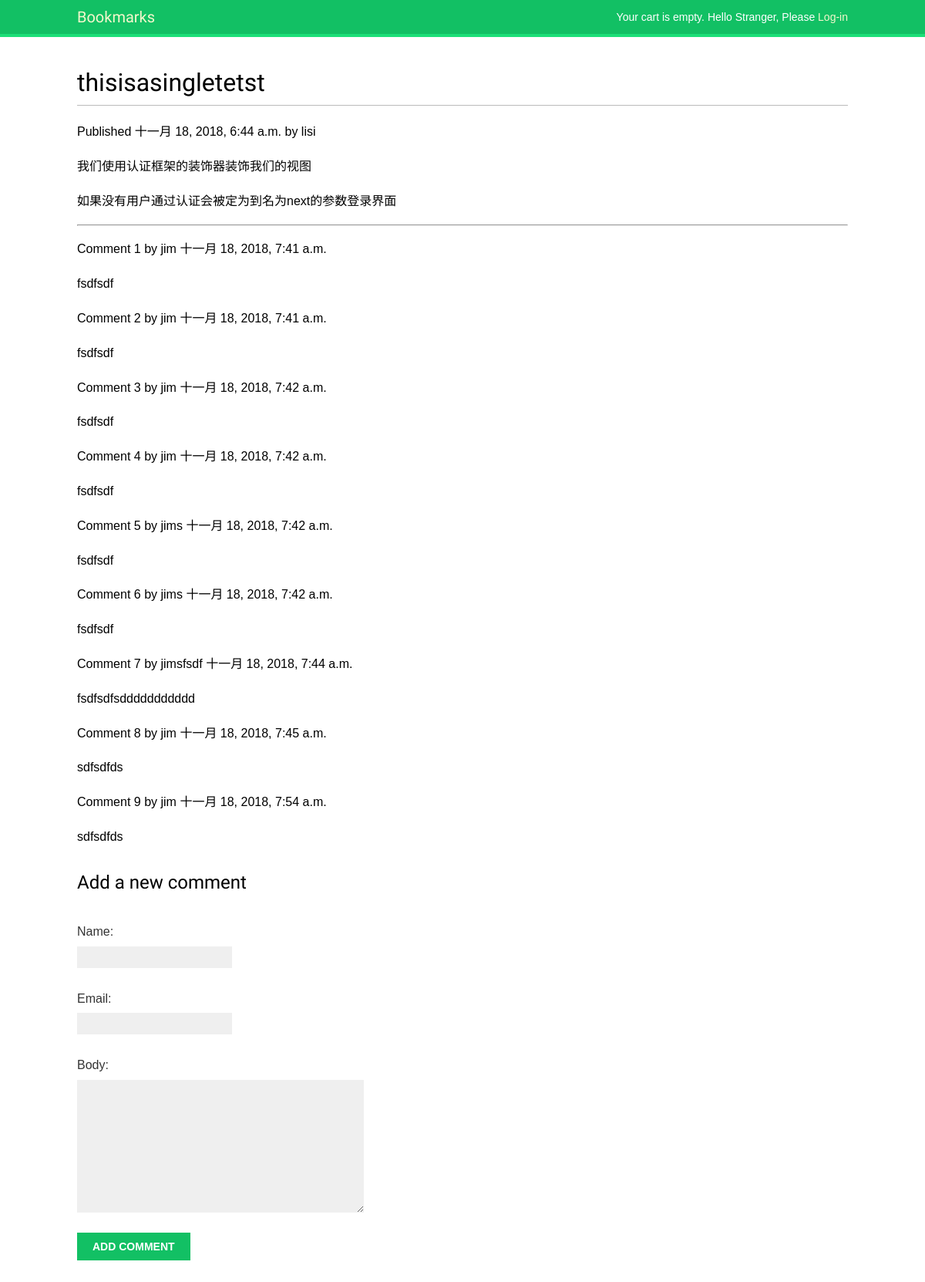
The app's page /blog/2018/11/18/thisisasingletetst/ with its own data.
### blog/models.py (models this page shows, shortened)
class Post(models.Model):
    STATUS_CHOICES = (
        ('draft', 'Draft'),
        ('published', 'Published'),
    )
    title = models.CharField(max_length=256)
    slug = models.SlugField(max_length=256, unique_for_date='publish')
    author = models.ForeignKey(User, related_name='blog_posts', on_delete=models.DO_NOTHING)
    body = models.TextField()
    publish = models.DateTimeField(default=timezone.now)
    created = models.DateTimeField(auto_now_add=True)
    updated = models.DateTimeField(auto_now=True)
    status = models.CharField(max_length=10, choices=STATUS_CHOICES,
                              default='draft')
    objects = models.Manager()
    published = PublishedManager()
    class Meta:
        ordering = ('-publish',)

class Comment(models.Model):
    post = models.ForeignKey(Post, related_name='comments', on_delete=models.CASCADE)
    name = models.CharField(max_length=80)
    email = models.EmailField()
    body = models.TextField(max_length=256)
    created = models.DateTimeField(auto_now_add=True)
    updated = models.DateTimeField(auto_now=True)
    active = models.BooleanField(default=True)
    class Meta:
        ordering = ('created',)

### blog/views.py (the view)
def post_detail(request, year, month, day, post):
    post = get_object_or_404(Post, slug=post,
                             status='published',
                             publish__year=year,
                             publish__month=month,
                             publish__day=day)
    comments = post.comments.filter(active=True)
    if request.method == "POST":
        comment_form = CommentForm(data=request.POST)
        if comment_form.is_valid():
            new_comment = comment_form.save(commit=False)
            new_comment.post = post
            new_comment.save()
            print("send new comment")
    else:
        comment_form = CommentForm()
    return render(request, 'blog/post/detail.html', {
        'post': post,
        'comments': comments,
        'comment_form': comment_form, })

### blog/forms.py
class CommentForm(forms.ModelForm):
    class Meta:
        model = Comment
        fields = ('name', 'email', 'body')

### cart/cart.py (called while the page is built)
    def __len__(self):
        return sum(item['quantity'] for item in self.cart.values())

### cart/context_processors.py (called while the page is built)
def cart(request):
    return {'cart': Cart(request)}

### blog/templates/blog/post/detail.html (shortened to what this page needs)
{% extends "base.html" %}
{% block content %}
    <h1>{{ post.title }}</h1>
    <p class="date">Published {{ post.publish }} by {{ post.author }}</p>
    {{ post.body|linebreaks }}
    <hr/>
    {% for comment in comments %}
        <div class="comment">
            <p class="info">Comment {{ forloop.counter }} by {{ comment.name }} {{ comment.created }}</p>
            {{ comment.body|linebreaks }}
        </div>
    {% empty %}
        <p>There are no comments yet.</p>
    {% endfor %}
    {% if new_comment %}
        <h2>Your comment has been added.</h2>
    {% else %}
         <h2>Add a new comment</h2>
        <form action="." method="post">
            {{ comment_form.as_p }}
            <p><input type="submit" value="Add comment"></p>
        </form>
    {% endif %}
{% endblock %}

### static/css/base.css (style rules this page uses)
body { margin:0; padding:0; font-family:helvetica, sans-serif; }
p { line-height: 1.8; }
h1, h2, h3, h4, h5 , h6 { font-family: 'Muli', sans-serif; font-weight:normal; }
h1 { border-bottom:1px solid #bbb; padding:0 0 10px 0; margin:10px 0 20px 0; }
h2 { margin:30px 0 20px; }
form { overflow:auto; }
form p { width:100%; overflow:auto; }
label { float:left; clear:both; color:#333; margin-bottom:4px; }
input, textarea { clear:both; float:left; margin:0 0 10px; background:#efefef; border:0; padding:6px 10px; font-size:14px; }
input[type=submit], a.button { font-weight:bold; background:#12c064; color:#fff; padding:10px 20px; font-size:14px; text-transform:uppercase; }

### records on screen
Post: title "thisisasingletetst", publish "十一月 18, 2018, 6:44 a.m.", author "lisi", body "我们使用认证框架的装饰器装饰我们的视图 如果没有用户通过认证会被定为到名为next的参数登录界面"
Comment: name "jim", created "十一月 18, 2018, 7:41 a.m.", body "fsdfsdf"
Comment: name "jim", created "十一月 18, 2018, 7:41 a.m.", body "fsdfsdf"
Comment: name "jim", created "十一月 18, 2018, 7:42 a.m.", body "fsdfsdf"
Comment: name "jim", created "十一月 18, 2018, 7:42 a.m.", body "fsdfsdf"
Comment: name "jims", created "十一月 18, 2018, 7:42 a.m.", body "fsdfsdf"
Comment: name "jims", created "十一月 18, 2018, 7:42 a.m.", body "fsdfsdf"
Comment: name "jimsfsdf", created "十一月 18, 2018, 7:44 a.m.", body "fsdfsdfsddddddddddd"
Comment: name "jim", created "十一月 18, 2018, 7:45 a.m.", body "sdfsdfds"
Comment: name "jim", created "十一月 18, 2018, 7:54 a.m.", body "sdfsdfds"
